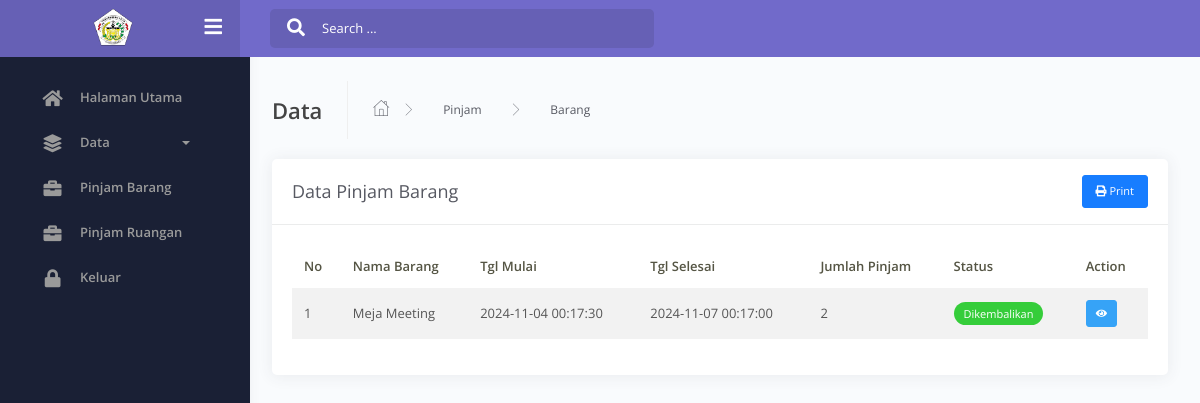
Page /admin/index.php?view=datapinjambarang on the earlier database version.
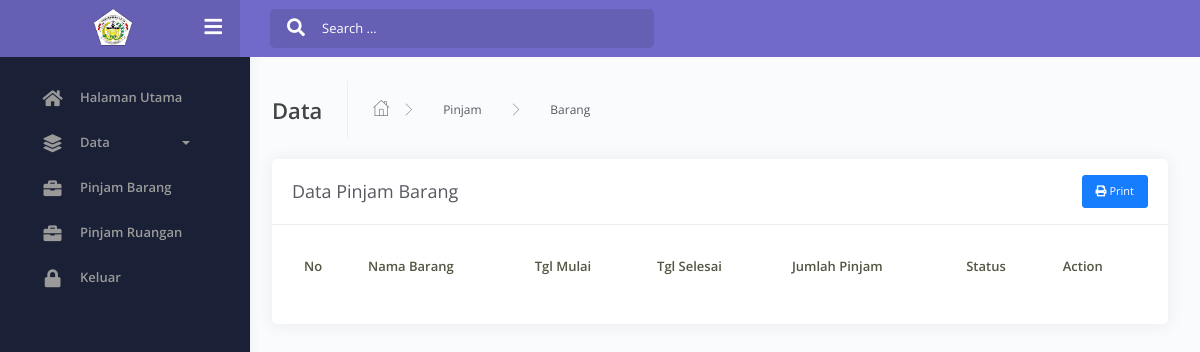
Same page on the later database version.
### tables this page shows
CREATE TABLE `pinjambarang` (
  `id` int NOT NULL,
  `id_barang` int NOT NULL,
  `id_user` int NOT NULL,
  `qty` int NOT NULL,
  `tgl_mulai` datetime NOT NULL,
  `tgl_selesai` datetime NOT NULL,
  `lokasi_barang` text,
  `status` varchar(30) NOT NULL DEFAULT 'menunggu',
  `catatan` text NOT NULL,
  `kondisi_pengembalian` varchar(50) DEFAULT NULL,
  `catatan_pengembalian` text,
  `tgl_pengembalian` date DEFAULT NULL
);

CREATE TABLE `barang` (
  `id` int NOT NULL,
  `nama_barang` varchar(100) NOT NULL,
  `stok` int NOT NULL,
  `deskripsi` text,
  `foto` varchar(255) DEFAULT NULL
);

### admin/peminjaman/datapinjambarang.php (the view, shortened to what this page needs)
<div class="main-panel">
    <div class="content">
        <div class="page-inner">
            <div class="page-header">
                <h4 class="page-title">Data</h4>
                <ul class="breadcrumbs">
                    <li class="nav-home">
                        <a href="#">
                            <i class="flaticon-home"></i>
                        </a>
                    </li>
                    <li class="separator">
                        <i class="flaticon-right-arrow"></i>
                    </li>
                    <li class="nav-item">
                        <a href="#">Pinjam</a>
                    </li>
                    <li class="separator">
                        <i class="flaticon-right-arrow"></i>
                    </li>
                    <li class="nav-item">
                        <a href="#">Barang</a>
                    </li>
                </ul>
            </div>
            <div class="row">
                <div class="col-md-12">
                    <div class="card">
                        <div class="card-header">
                            <div class="d-flex align-items-center justify-content-between">
                                <h4 class="card-title">Data Pinjam Barang</h4>
                                <button class="btn btn-primary btn-sm" onclick="generatePDF()">
                                    <i class="fa fa-print"></i> Print
                                </button>
                            </div>
                        </div>
                        <div class="card-body">
                            <div class="table-responsive">
                                <table id="add-row" class="display table table-striped table-hover">
                                    <thead>
                                        <tr>
                                            <th>No</th>
                                            <th>Nama Barang</th>
                                            <th>Tgl Mulai</th>
                                            <th>Tgl Selesai</th>
                                            <th>Jumlah Pinjam</th>
                                            <th>Status</th>
                                            <th>Action</th>
                                        </tr>
                                    </thead>
                                    <tbody>
                                        <?php
                                        $no = 1;
                                        $query = mysqli_query($conn, "SELECT
                                            pinjambarang.*,
                                            barang.nama_barang
                                            FROM pinjambarang
                                            INNER JOIN barang ON barang.id=pinjambarang.id_barang
                                            INNER JOIN user ON user.id=pinjambarang.id_user");
                                        while ($pinjambarang = mysqli_fetch_array($query)) {
                                        ?>
                                            <tr>
                                                <td><?php echo $no++ ?></td>
                                                <td><?php echo $pinjambarang['nama_barang'] ?></td>
                                                <td><?php echo $pinjambarang['tgl_mulai'] ?></td>
                                                <td><?php echo $pinjambarang['tgl_selesai'] ?></td>
                                                <td><?php echo $pinjambarang['qty'] ?></td>
                                                <td>
                                                    <?php
                                                    $status = $pinjambarang['status'] ?: 'menunggu';
                                                    switch ($status) {
                                                        case 'dikembalikan':
                                                            echo '<div class="badge badge-success">Dikembalikan</div>';
                                                            break;
                                                    }
                                                    ?>
                                                </td>
                                                <td>
                                                    <a href="?view=detailpinjambarang&id=<?php echo $pinjambarang['id'] ?>"
                                                        title="Detail"
                                                        class="btn btn-xs btn-info">
                                                        <i class="fa fa-eye"></i>
                                                    </a>
                                                </td>
                                            </tr>
                                        <?php } ?>
                                    </tbody>
                                </table>
                            </div>
                        </div>
                    </div>
                </div>
            </div>
        </div>
    </div>
</div>

### admin/index.php (shortened to what this page needs)
<?php
include '../koneksi.php';
?>
<!DOCTYPE html>
<html lang="en">
<head>
	<link rel="stylesheet" href="../assets/css/bootstrap.min.css">
	<link rel="stylesheet" href="../assets/css/azzara.min.css">
	<link rel="stylesheet" href="../assets/css/demo.css">
</head>
<body>
	<div class="wrapper">
		<div class="main-header" data-background-color="purple">
			<div class="logo-header">
				<a href="#" class="logo">
					<img src="../Kota Lhokseumawe.png" alt="Logo Kota Lhokseumawe" class="logo-image">
				</a>
				<div class="navbar-minimize">
					<button class="btn btn-minimize btn-rounded">
						<i class="fa fa-bars"></i>
					</button>
				</div>
			</div>
			<nav class="navbar navbar-header navbar-expand-lg">
				<div class="container-fluid">
					<div class="collapse" id="search-nav">
						<form class="navbar-left navbar-form nav-search mr-md-3">
							<div class="input-group">
								<div class="input-group-prepend">
									<button type="submit" class="btn btn-search pr-1">
										<i class="fa fa-search search-icon"></i>
									</button>
								</div>
								<input type="text" placeholder="Search ..." class="form-control">
							</div>
						</form>
					</div>
				</div>
			</nav>
		</div>
		<div class="sidebar">
			<div class="sidebar-wrapper scrollbar-inner">
				<div class="sidebar-content">
					<ul class="nav">
						<li class="nav-item">
							<a href="?view=dashboard">
								<i class="fas fa-home"></i>
								<p>Halaman Utama</p>
							</a>
						</li>
						<li class="nav-item">
							<a data-toggle="collapse" href="#base">
								<i class="fas fa-layer-group"></i>
								<p>Data</p>
								<span class="caret"></span>
							</a>
						</li>
						<li class="nav-item">
							<a href="?view=datapinjambarang">
								<i class="fas fa-briefcase"></i>
								<p>Pinjam Barang</p>
							</a>
						</li>
						<li class="nav-item">
							<a href="?view=datapinjamruangan">
								<i class="fas fa-briefcase"></i>
								<p>Pinjam Ruangan</p>
							</a>
						</li>
						<li class="nav-item">
							<a href="../logout.php">
								<i class="fas fa-lock"></i>
								<p>Keluar</p>
							</a>
						</li>
					</ul>
				</div>
			</div>
		</div>
		<?php
		if (@$_GET['view'] == '')
			include 'dashboard.php';
		elseif ($_GET['view'] == 'dashboard')
			include 'dashboard.php';
		elseif ($_GET['view'] == 'databarang')
			include 'master/barang/databarang.php';
		elseif ($_GET['view'] == 'dataruangan')
			include 'master/ruangan/dataruangan.php';
		elseif ($_GET['view'] == 'datapinjambarang')
			include 'peminjaman/datapinjambarang.php';
		elseif ($_GET['view'] == 'detailpinjambarang')
			include '../user/peminjaman/barang/detailpinjambarang.php';
		elseif ($_GET['view'] == 'datapinjamruangan')
			include 'peminjaman/datapinjamruangan.php';
		elseif ($_GET['view'] == 'detailpinjamruangan')
			include '../user/peminjaman/ruangan/detailpinjamruangan.php';
		?>
	</div>
</body>
</html>

### admin/index.php (style rules this page uses)
.logo-header { display: flex; align-items: center; padding: 0 25px; height: 60px; }
.logo { text-decoration: none; padding: 0; }
.navbar-toggler, .topbar-toggler, .btn-minimize { padding: 10px; margin-left: 10px; border: none; background: transparent; cursor: pointer; }
.navbar-minimize { margin-left: auto; }
.logo-image { height: 40px; margin-right: 15px; }
.logo-header { display: flex; align-items: center; justify-content: center; width: 100%; }
.sidebar { background-color: #1a2035; color: #ffffff; width: 250px; height: 100vh; }
.sidebar-wrapper { overflow-y: auto; }
.sidebar-content { padding: 15px; }
.nav { list-style-type: none; padding: 0; }
.nav-item a { display: flex; align-items: center; color: #ffffff; text-decoration: none; padding: 12px 15px; border-radius: 5px; transition: background 0.3s ease; }
.nav-item i { margin-right: 10px; font-size: 18px; }
.nav-item:last-child { margin-top: auto; }

Differences in the rows shown:
removed pinjambarang: id_barang.nama_barang "Meja Meeting", tgl_mulai "2024-11-04 00:17:30", tgl_selesai "2024-11-07 00:17:00", qty "2", status "Dikembalikan"
